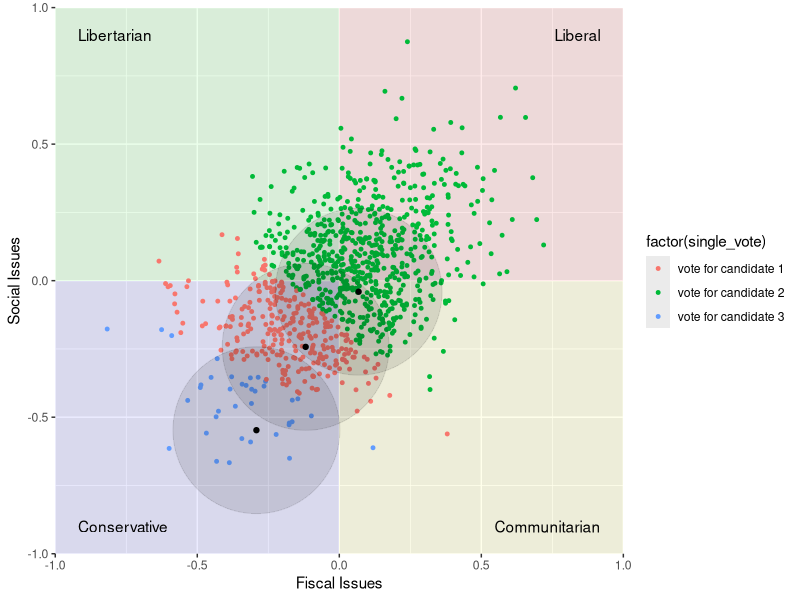

Reproduce this figure in R.
library(data.table)
library(ggplot2)

######################
### SET PARAMETERS ###
######################

# number of voters / candidates
n_voters     <- 1000
n_candidates <- 3

# parameters of distribution
mean.along_axis <- 0
sd.along_axis   <- 0.27
mean.off_axis   <- 0
sd.off_axis     <- 0.17

###########################
### GENERATE IDEOLOGIES ###
###########################

# set initial distributions along and off typical dem/rep axis
voters <- data.table(along_axis = rnorm(n_voters, mean = mean.along_axis, sd = sd.along_axis),
                     off_axis = rnorm(n_voters, mean = mean.off_axis, sd = sd.off_axis))
candidates <- data.table(along_axis = rnorm(n_candidates, mean = mean.along_axis, sd = 0.3),
                         off_axis = rnorm(n_candidates, mean = mean.off_axis, sd = 0.1))

# convert along and off axis metrics to x,y coordinates
voters$x <- cospi(1/4) * voters$along_axis + sinpi(1/4) * voters$off_axis
voters$y <- sinpi(1/4) * voters$along_axis - cospi(1/4) * voters$off_axis
candidates$x <- cospi(1/4) * candidates$along_axis + sinpi(1/4) * candidates$off_axis
candidates$y <- sinpi(1/4) * candidates$along_axis - cospi(1/4) * candidates$off_axis

##############################
### CALCULATE FAVORABILITY ###
##############################

# calculate distance as a proxy for favorability
dist_all <- as.matrix(dist(rbind(voters[, c("x", "y")], candidates[, c("x", "y")]), diag = T))
dist     <- dist_all[(n_voters + 1):(n_voters + n_candidates), 1:n_voters]

# convert distance to favorability
favor    <- apply(dist, c(1, 2), function(x) 1 - min(x, 1))
favor_dt <- data.table(t(favor))
names(favor_dt) <- paste0("candidate", 1:n_candidates, "_favor")

#######################
### DETERMINE VOTES ###
#######################

voters$single_vote <- max.col(favor_dt)

# plurality voting
plurality <- data.table(t(ifelse(apply(-favor_dt, 1, rank) == 1, 1, 0)))
names(plurality) <- paste0("candidate", 1:n_candidates, "_plurality")

# approval voting
approval <- data.table(apply(favor_dt, c(1, 2), function(x) ifelse(x >= 0.7, 1, 0)))
names(approval) <- paste0("candidate", 1:n_candidates, "_approval")

# ranked choice voting
ranked_choice <- data.table(t(apply(-favor_dt, 1, rank)))
names(ranked_choice) <- paste0("candidate", 1:n_candidates, "_rank")

# combine all voting systems
voters_plus <- cbind(voters, favor_dt, plurality, approval, ranked_choice)

############
### PLOT ###
############

ggplot() + 
    annotate("rect", xmin = Inf, xmax = 0, ymin = Inf, ymax = 0, fill= "red", alpha = 0.08)  + 
    annotate("rect", xmin = -Inf, xmax = 0, ymin = -Inf, ymax = 0 , fill = "blue", alpha = 0.08) + 
    annotate("rect", xmin = 0, xmax = Inf, ymin = 0, ymax = -Inf, fill= "yellow", alpha = 0.08) + 
    annotate("rect", xmin = 0, xmax = -Inf, ymin = Inf, ymax = 0, fill= "green", alpha = 0.08) +
    annotate("text", x = -0.92, y = -0.9, label = "Conservative", hjust = "left") +
    annotate("text", x = -0.92, y = 0.9, label = "Libertarian", hjust = "left") +
    annotate("text", x = 0.92, y = 0.9, label = "Liberal", hjust = "right") +
    annotate("text", x = 0.92, y = -0.9, label = "Communitarian", hjust = "right") +
    geom_point(data = voters_plus, aes(x = x, y = y, color = factor(single_vote)), size = 1) + 
    geom_point(data = candidates, aes(x = x, y = y)) + 
    geom_point(data = candidates, aes(x = x, y = y), size = 56, alpha = 0.1) + 
    scale_x_continuous(name = "Fiscal Issues", limits = c(-1, 1), expand = c(0, 0)) +
    scale_y_continuous(name = "Social Issues", limits = c(-1, 1), expand = c(0, 0)) +
    scale_color_discrete(labels = paste0("vote for candidate ", 1:n_candidates))

# tabulate votes under each system
max.col(t(colSums(plurality)) / n_voters)
max.col(t(colSums(approval)) / n_voters)
as.matrix(dist(rbind(candidates[, 3:4], data.table(x = 0, y = 0))))[n_candidates+1,1:n_candidates]
